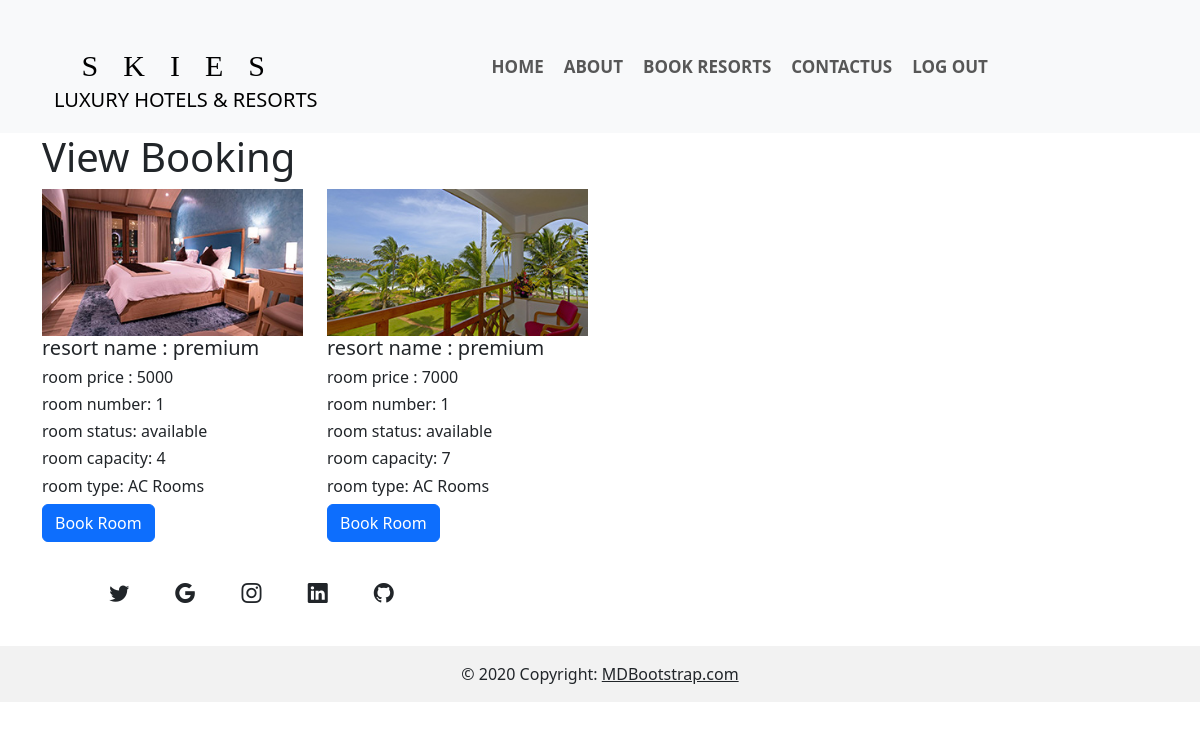
Page /viewbooking/6 (signed in) on the committed database.
### app2/models.py (models this page shows)
class Addrooms(models.Model):
   resort_name=models.CharField(max_length=255,default="resort name")
   room_name=models.CharField(max_length=255,default='premium')
   room_image=models.FileField(null=True,upload_to="media")
   room_price=models.CharField(max_length=255,default="1")
   room_number=models.CharField(max_length=255,default="1")
   room_status=models.CharField(max_length=255,default="available")
   room_capacity=models.CharField(max_length=255,default="1")
   room_type=models.CharField(max_length=255,default="non ac")
   room_description=models.CharField(max_length=255,default="no disc")

### app2/views.py (the view)
# urls.py: path('viewbooking/<int:id>',views.viewbooking,name='viewbooking'),
def viewbooking(request,id):
    if "user" not in request.session:
        return HttpResponseRedirect("/login")
    rooms = Addrooms.objects.filter(resort_name=id)
    context = {
        'rooms':rooms,
        }
    template = loader.get_template("viewbooking.html")
    return HttpResponse(template.render(context,request))

### app2/templates/viewbooking.html (shortened to what this page needs)
{% extends 'master.html' %}
{% load static %}
{% block content %}
<section>
    <div class="container">
        <div class="row">
            <h1>View Booking</h1>
            {% for x in rooms %}
            <div class="col-sm-3">
                <img src="/media/{{x.room_image}}" width="100%"  alt="">
                <h5>resort name : {{x.room_name}}</h5>
                <h6> room price : {{x.room_price}}</h6>
                <h6>room number: {{x.room_number}}</h6>
                <h6>room status: {{x.room_status}}</h6>
                <h6>room capacity: {{x.room_capacity}}</h6>
                <h6>room type: {{x.room_type}}</h6>
               <a href="/checkout/{{x.id}}"><button class="btn btn-primary" type="submit">Book Room</button></a>
            </div>
            {% endfor %}
        </div>
    </div>
</section>
{% endblock %} -->

### rows in the picture
Addrooms: room_image (picture), room_name "premium", room_price "5000", room_number "1", room_status "available", room_capacity "4", room_type "AC Rooms"
Addrooms: room_image (picture), room_name "premium", room_price "7000", room_number "1", room_status "available", room_capacity "7", room_type "AC Rooms"
